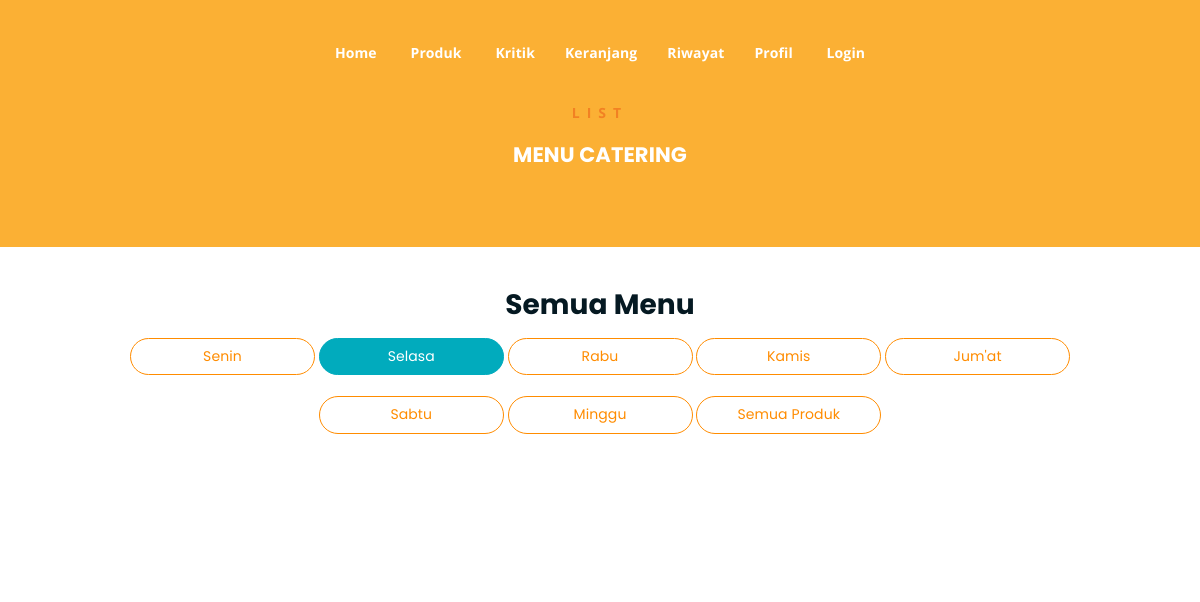
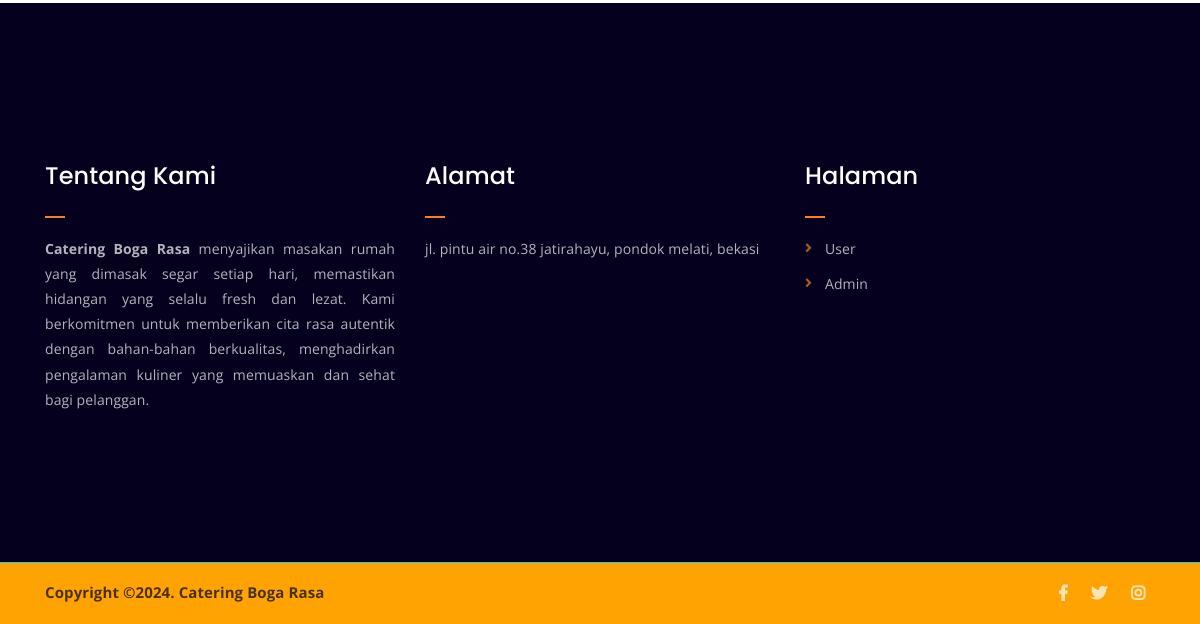
Page /menu-selasa.php on the earlier database version (2 pictures, top to bottom).
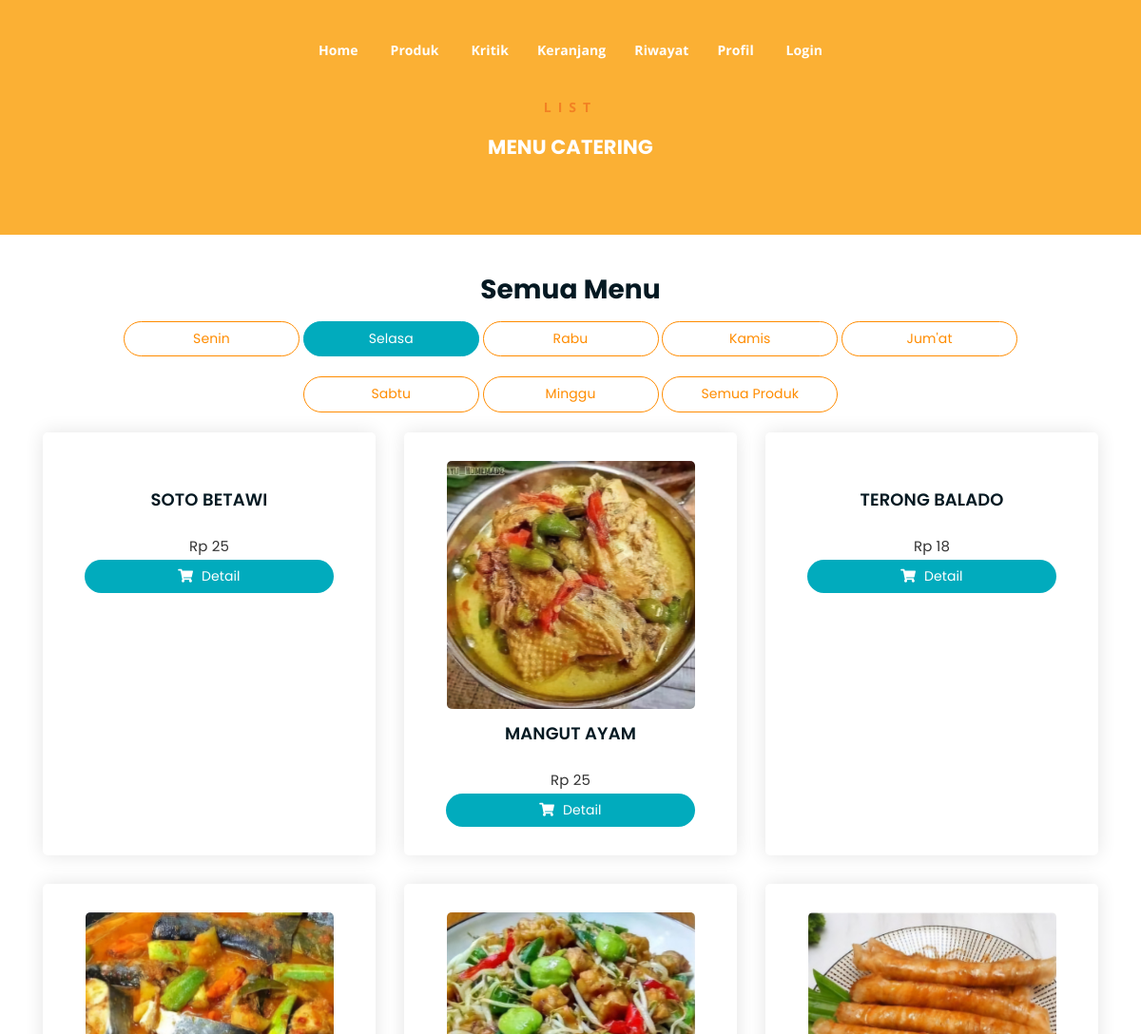
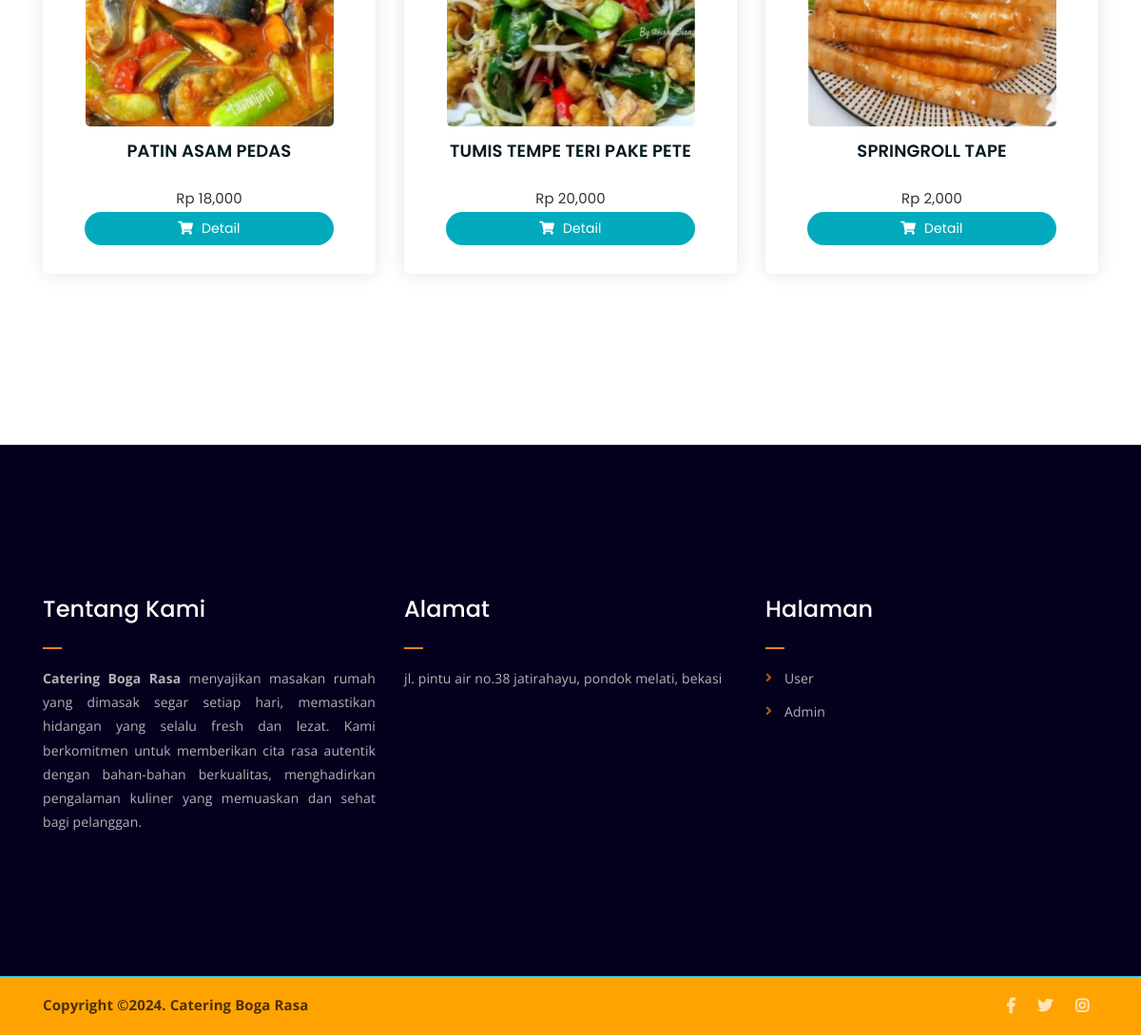
Same page on the later database version (2 pictures, top to bottom).
### tables this page shows
CREATE TABLE `promosi` (
  `id_promosi_produk` int(11) NOT NULL,
  `id_produk` varchar(55) NOT NULL,
  `promo_lama` varchar(55) NOT NULL,
  `promo_baru` varchar(55) NOT NULL
);

CREATE TABLE `produk` (
  `id` int(11) NOT NULL,
  `id_produk` varchar(11) NOT NULL,
  `nama_produk` varchar(55) NOT NULL,
  `gambar` varchar(55) NOT NULL,
  `harga` varchar(55) NOT NULL,
  `deskripsi` varchar(1000) NOT NULL,
  `menu_hari` varchar(111) NOT NULL
);

### menu-selasa.php (the view, shortened to what this page needs)
<?php
require('./app/database/db.php');
?>
<!DOCTYPE html>
<html lang="en">
<head>
	<link rel="stylesheet" href="assets/css/all.min.css">
	<link rel="stylesheet" href="assets/bootstrap/css/bootstrap.min.css">
	<link rel="stylesheet" href="assets/css/owl.carousel.css">
	<link rel="stylesheet" href="assets/css/magnific-popup.css">
	<link rel="stylesheet" href="assets/css/animate.css">
	<link rel="stylesheet" href="assets/css/meanmenu.min.css">
	<link rel="stylesheet" href="assets/css/main.css">
	<link rel="stylesheet" href="assets/css/responsive.css">
</head>
<body>
	<?php include('./include/nav.php') ?>
	<div class="breadcrumb-section breadcrumb-bg">
		<div class="container">
			<div class="row">
				<div class="col-lg-8 offset-lg-2 text-center">
					<div class="breadcrumb-text">
						<p>LIST</p>
						<h4 style="color: #fff;">MENU CATERING</h4>
					</div>
				</div>
			</div>
		</div>
	</div>
	<div class="product-section mt-5 mb-150">
		<div class="container">
			<h3 class="text-center">Semua Menu</h3>
		<div class="text-center tag">
				<a href="menu-senin.php" class="cart-btn mb-4 col-md-2 text-center">Senin</a>
				<a href="produk.php" class="aktif cart-btn mb-4 col-md-2 text-center">Selasa</a>
				<a href="menu-rabu.php" class="cart-btn mb-4 col-md-2 text-center">Rabu</a>
				<a href="menu-kamis.php" class="cart-btn mb-4 col-md-2 text-center">Kamis</a>
				<a href="menu-jumat.php" class="cart-btn mb-4 col-md-2 text-center">Jum'at</a>
				<a href="menu-sabtu.php" class="cart-btn mb-4 col-md-2 text-center">Sabtu</a>
				<a href="menu-minggu.php" class="cart-btn mb-4 col-md-2 text-center">Minggu</a>
				<a href="produk.php" class="cart-btn mb-4 col-md-2 text-center">Semua Produk</a>
			</div>
		<div class="row">
			<?php
				$produk = mysqli_query($conn, "SELECT * FROM produk LEFT JOIN promosi ON produk.id_produk = promosi.id_produk  WHERE produk.menu_hari = 'Selasa'");
				while ($p = mysqli_fetch_array($produk)) {
			?>
			<a href="produk-detail.php?id_produk=<?= $p['id_produk']?>">
				<div class="col-lg-4 col-md-6 text-center card">
					<div class="single-product-item" style="height: 100%;">
						<div class="product-image">
							<img src="app/admin/foto/<?= $p['gambar'] ?>" alt="">
						</div>
						<h3><?php echo $p['nama_produk'] ?></h3>
							<p class="product-price"><span>Rp <?php echo number_format($p['harga']) ?></span></p>
						<a href="produk-detail.php?id_produk=<?= $p['id_produk']?>" class="cart-btn"><i class="fas fa-shopping-cart"></i> Detail</a>
					</div>
				</div>
				</a>
			<?php } ?>
			</div>
		</div>
	</div>
	<?php include('./include/footer.php') ?>
</body>
</html>

Differences in the rows shown:
added promosi: produk.nama_produk "SOTO BETAWI", produk.harga "25"
added promosi: produk.gambar (picture), produk.nama_produk "MANGUT AYAM", produk.harga "25"
added promosi: produk.nama_produk "TERONG BALADO", produk.harga "18"
added promosi: produk.gambar (picture), produk.nama_produk "PATIN ASAM PEDAS", produk.harga "18,000"
added promosi: produk.gambar (picture), produk.nama_produk "TUMIS TEMPE TERI PAKE PETE", produk.harga "20,000"
added promosi: produk.gambar (picture), produk.nama_produk "SPRINGROLL TAPE", produk.harga "2,000"
